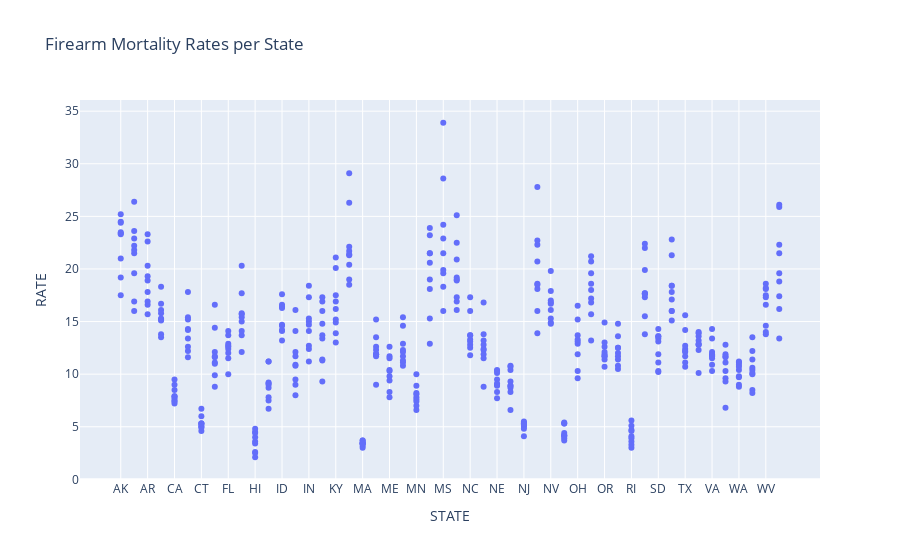

The notebook cell this image was saved under:
### Code cell
# Firearm Mortality Rates per State
Mortality_rate_by_state = firearm_mortality.groupby(['STATE','YEAR'])['RATE'].mean().reset_index().plot.scatter(
    x = 'STATE', y ='RATE', title = 'Firearm Mortality Rates per State', backend='plotly')
Mortality_rate_by_state

### Figure 1 — Plotly figure (JSON) as saved in the notebook; plotly's stock layout.template omitted (floating-point values rounded to 4 significant figures; data arrays with more than 128 entries replaced by an {"elided": "..."} marker saying what was removed)
{"data": [{"hovertemplate": "STATE=%{x}<br>RATE=%{y}<extra></extra>", "legendgroup": "", "marker": {"color": "#636efa", "symbol": "circle"}, "mode": "markers", "name": "", "orientation": "v", "showlegend": false, "type": "scatter", "x": {"elided": "450 str values"}, "xaxis": "x", "y": {"elided": "450 float values"}, "yaxis": "y"}], "layout": {"autosize": true, "legend": {"tracegroupgap": 0}, "title": {"text": "Firearm Mortality Rates per State"}, "xaxis": {"anchor": "y", "autorange": true, "domain": [0, 1], "range": [-2.992, 51.99], "title": {"text": "STATE"}, "type": "category"}, "yaxis": {"anchor": "x", "autorange": true, "domain": [0, 1], "range": [-0.5243, 36.52], "title": {"text": "RATE"}, "type": "linear"}}}
